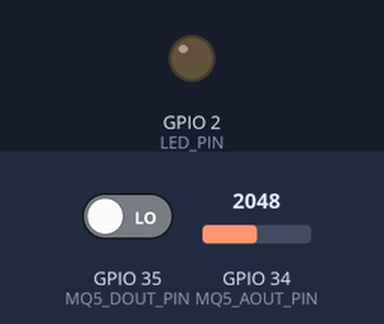
Bench run of a sketch on a simulated ESP32. Parts: output pins drawn as LEDs (lit = HIGH). Inputs (shaded band) come from the test bench; at power-on: GPIO 34 (MQ5_AOUT_PIN) = 2048, GPIO 35 (MQ5_DOUT_PIN) LOW. What the sketch prints to the serial monitor is not drawn.

Above: at 0.15 s.
Timing chart, 0 to 9.0 s (numbered marks = the images above):
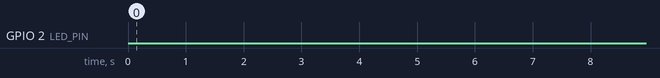

Measured:
- by itself, GPIO 2 (LED_PIN): LOW → HIGH at 90.1 s, → LOW 0.10 s later, → HIGH 0.10 s later, → LOW 0.10 s later, … (305 changes in this stretch)
- by itself, everything shown: repeats every 6.8 s, in 38 steps

The sketch:

MQ5_sensor.ino
```cpp
/*
 * MQ-5 LPG/Natural Gas/Coal Gas Sensor Test Code with Heating Cycle
 * For Greenhouse Climate Monitoring - Group 4
 * IFS325 IoT Project
 * ESP32 Version with 1.4V Heating Cycle
 */

// Pin definitions for ESP32
const int MQ5_AOUT_PIN = 34;      // ESP32 ADC1_CH6 (GPIO 34)
const int MQ5_DOUT_PIN = 35;      // ESP32 ADC1_CH7 (GPIO 35)
const int LED_PIN = 2;            // Built-in LED for alerts

// MQ-5 Heating Cycle Parameters
const float HEATING_VOLTAGE = 1.4; // Heating coil voltage (volts)
const int HEATING_TIME = 90;       // Heating duration (seconds)
const int MEASUREMENT_TIME = 45;   // Measurement duration (seconds)

// Calibration and threshold values
const int RL_VALUE = 10;          // Load resistance in kilo ohms
const float RO_CLEAN_AIR = 6.5;   // MQ-5 sensor resistance in clean air
float Ro = 10.0;                  // Will be calibrated

// Threshold values (in ppm)
const int LPG_THRESHOLD = 400;    // LPG danger level
const int CH4_THRESHOLD = 2000;   // Natural gas threshold
const int CO_THRESHOLD = 800;     // Coal gas threshold

// Timing variables
unsigned long previousMillis = 0;
const long interval = 2000;       // Read every 2 seconds

// Heating cycle state variables
boolean isHeatingPhase = true;
unsigned long phaseStartTime = 0;

void setup() {
  Serial.begin(115200);
  delay(100);

  pinMode(MQ5_AOUT_PIN, INPUT);
  pinMode(MQ5_DOUT_PIN, INPUT);
  pinMode(LED_PIN, OUTPUT);

  Serial.println("\n\n=================================");
  Serial.println("MQ-5 Gas Sensor Test");
  Serial.println("LPG/Natural Gas/Coal Gas Detection");
  Serial.println("Greenhouse Climate Monitoring");
  Serial.println("=================================\n");

  Serial.println("MQ-5 Heating Cycle Starting...");
  Serial.println("Phase 1: Heating (1.4V for 90 seconds)");
  Serial.println("Phase 2: Measurement (45 seconds)\n");

  phaseStartTime = millis();
  isHeatingPhase = true;
}

void loop() {
  unsigned long currentTime = millis();
  unsigned long elapsedTime = (currentTime - phaseStartTime) / 1000; // in seconds

  // Heating cycle phase management
  if (isHeatingPhase) {
    if (elapsedTime < HEATING_TIME) {
      // Still in heating phase
      if (elapsedTime % 10 == 0 && elapsedTime > 0) {
        Serial.print("HEATING PHASE: ");
        Serial.print(HEATING_TIME - elapsedTime);
        Serial.println(" seconds remaining...");
      }
      return; // Skip measurements during heating
    } else {
      // Switch to measurement phase
      Serial.println("\n--- Heating Complete! Starting Measurement Phase ---\n");
      isHeatingPhase = false;
      phaseStartTime = millis(); // Reset timer for measurement phase
      return;
    }
  }

  // Measurement phase
  if (elapsedTime >= MEASUREMENT_TIME) {
    // Measurement phase complete, restart cycle
    Serial.println("\n--- Measurement Phase Complete! Restarting Cycle ---\n");
    isHeatingPhase = true;
    phaseStartTime = millis();
    return;
  }

  if (currentTime - previousMillis >= interval) {
    previousMillis = currentTime;

    // Read analog values
    int rawValue = analogRead(MQ5_AOUT_PIN);
    int digitalValue = digitalRead(MQ5_DOUT_PIN);

    // Convert to voltage (ESP32: 3.3V, 12-bit ADC = 4095)
    float voltage = rawValue * (3.3 / 4095.0);

    float Rs = calculateRs(voltage);
    float ratio = Rs / Ro;

    // Calculate gas concentrations (ppm)
    float lpgPPM = calculateLPG_PPM(ratio);
    float ch4PPM = calculateCH4_PPM(ratio);
    float coPPM = calculateCO_PPM(ratio);

    // Display readings
    Serial.println("--- Sensor Reading ---");
    Serial.print("Raw ADC Value: ");
    Serial.println(rawValue);
    Serial.print("Voltage: ");
    Serial.print(voltage, 3);
    Serial.println(" V");
    Serial.print("Digital Output: ");
    Serial.println(digitalValue);
    Serial.print("Rs: ");
    Serial.print(Rs, 2);
    Serial.println(" kΩ");
    Serial.print("Rs/Ro Ratio: ");
    Serial.println(ratio, 3);
    Serial.println();

    // Gas concentration readings
    Serial.println("--- Gas Concentrations ---");
    Serial.print("LPG Level: ");
    Serial.print(lpgPPM, 1);
    Serial.println(" ppm");

    Serial.print("Natural Gas (CH4) Level: ");
    Serial.print(ch4PPM, 1);
    Serial.println(" ppm");

    Serial.print("Coal Gas (CO) Level: ");
    Serial.print(coPPM, 1);
    Serial.println(" ppm");

    // Check thresholds and alert
    checkGasLevels(lpgPPM, ch4PPM, coPPM);

    Serial.println();
  }
}

// Calculate sensor resistance from voltage
float calculateRs(float voltage) {
  if (voltage == 0) return 0;
  float Vc = 3.3 - voltage;
  return (Vc / voltage) * RL_VALUE;
}

// Convert Rs/Ro ratio to LPG concentration in ppm
float calculateLPG_PPM(float ratio) {
  float a = 1200.0;
  float b = -2.75;

  if (ratio <= 0) return 0;
  return a * pow(ratio, b);
}

// Convert Rs/Ro ratio to Natural Gas (CH4) concentration in ppm
float calculateCH4_PPM(float ratio) {
  float a = 2100.0;
  float b = -2.95;

  if (ratio <= 0) return 0;
  return a * pow(ratio, b);
}

// Convert Rs/Ro ratio to Coal Gas (CO) concentration in ppm
float calculateCO_PPM(float ratio) {
  float a = 3000.0;
  float b = -3.0;

  if (ratio <= 0) return 0;
  return a * pow(ratio, b);
}

// Check gas levels and provide alerts
void checkGasLevels(float lpg, float ch4, float co) {
  boolean gasDetected = false;

  Serial.println("--- Safety Status ---");

  if (lpg >= LPG_THRESHOLD) {
    Serial.println("DANGER: LPG Detected!");
    Serial.println("Action: Evacuate and ventilate greenhouse immediately!");
    gasDetected = true;
    blinkLED(10, 100);
  }
  else if (lpg >= LPG_THRESHOLD * 0.7) {
    Serial.println("WARNING: High LPG levels detected");
    gasDetected = true;
  }

  if (ch4 >= CH4_THRESHOLD) {
    Serial.println("DANGER: High Natural Gas (CH4) Detected!");
    Serial.println("Action: Check for gas leaks - ventilate greenhouse!");
    gasDetected = true;
    blinkLED(8, 150);
  }
  else if (ch4 >= CH4_THRESHOLD * 0.7) {
    Serial.println("WARNING: Elevated Natural Gas levels");
    gasDetected = true;
  }

  if (co >= CO_THRESHOLD) {
    Serial.println("DANGER: High Coal Gas (CO) Detected!");
    Serial.println("Action: Increase ventilation immediately!");
    gasDetected = true;
    blinkLED(8, 150);
  }
  else if (co >= CO_THRESHOLD * 0.7) {
    Serial.println("WARNING: Elevated Coal Gas levels");
    gasDetected = true;
  }

  if (!gasDetected) {
    Serial.println("All gas levels normal - Safe");
    digitalWrite(LED_PIN, LOW);
  }
}

// Blink LED for alerts
void blinkLED(int times, int delayMs) {
  for(int i = 0; i < times; i++) {
    digitalWrite(LED_PIN, HIGH);
    delay(delayMs);
    digitalWrite(LED_PIN, LOW);
    delay(delayMs);
  }
}
```
